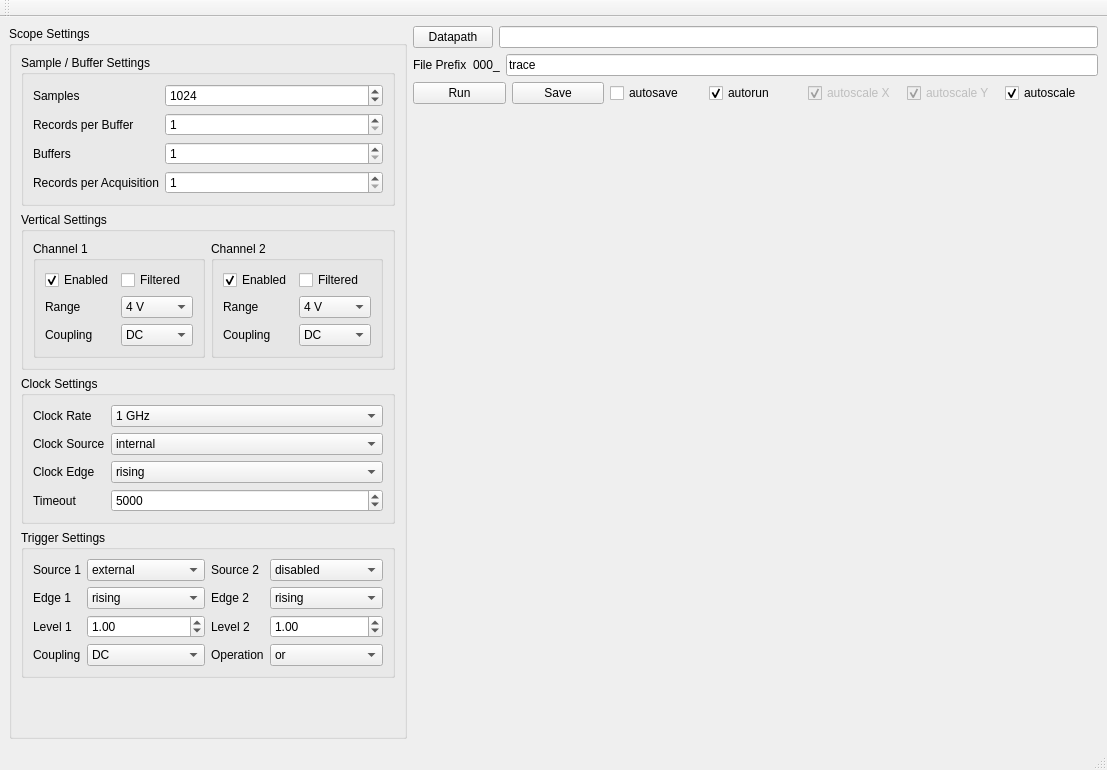
<?xml version="1.0" encoding="UTF-8"?>
<ui version="4.0">
 <class>ScopeWindow</class>
 <widget class="QMainWindow" name="ScopeWindow">
  <property name="geometry">
   <rect>
    <x>0</x>
    <y>0</y>
    <width>1107</width>
    <height>770</height>
   </rect>
  </property>
  <property name="windowTitle">
   <string>DScope</string>
  </property>
  <widget class="QWidget" name="centralwidget">
   <layout class="QHBoxLayout" name="horizontalLayout_5">
    <item>
     <widget class="QGroupBox" name="ScopeSettings">
      <property name="title">
       <string>Scope Settings</string>
      </property>
      <layout class="QVBoxLayout" name="verticalLayout_5">
       <item>
        <widget class="QGroupBox" name="SampleSettings">
         <property name="sizePolicy">
          <sizepolicy hsizetype="Preferred" vsizetype="Preferred">
           <horstretch>0</horstretch>
           <verstretch>0</verstretch>
          </sizepolicy>
         </property>
         <property name="title">
          <string>Sample / Buffer Settings</string>
         </property>
         <layout class="QGridLayout" name="gridLayout">
          <item row="0" column="0">
           <layout class="QFormLayout" name="formLayout">
            <property name="fieldGrowthPolicy">
             <enum>QFormLayout::AllNonFixedFieldsGrow</enum>
            </property>
            <item row="0" column="0">
             <widget class="QLabel" name="label">
              <property name="text">
               <string>Samples</string>
              </property>
             </widget>
            </item>
            <item row="0" column="1">
             <widget class="QSpinBox" name="param_samplesPerRecord">
              <property name="minimum">
               <number>32</number>
              </property>
              <property name="maximum">
               <number>999999999</number>
              </property>
              <property name="singleStep">
               <number>64</number>
              </property>
              <property name="value">
               <number>1024</number>
              </property>
             </widget>
            </item>
            <item row="1" column="0">
             <widget class="QLabel" name="label_2">
              <property name="text">
               <string>Records per Buffer</string>
              </property>
             </widget>
            </item>
            <item row="1" column="1">
             <widget class="QSpinBox" name="param_recordsPerBuffer">
              <property name="minimum">
               <number>1</number>
              </property>
              <property name="maximum">
               <number>999999999</number>
              </property>
             </widget>
            </item>
            <item row="2" column="0">
             <widget class="QLabel" name="label_3">
              <property name="text">
               <string>Buffers</string>
              </property>
             </widget>
            </item>
            <item row="2" column="1">
             <widget class="QSpinBox" name="param_bufferCount">
              <property name="minimum">
               <number>1</number>
              </property>
              <property name="maximum">
               <number>999999999</number>
              </property>
             </widget>
            </item>
            <item row="3" column="0">
             <widget class="QLabel" name="label_21">
              <property name="text">
               <string>Records per Acquisition</string>
              </property>
             </widget>
            </item>
            <item row="3" column="1">
             <widget class="QSpinBox" name="param_recordsPerAquisition">
              <property name="minimum">
               <number>1</number>
              </property>
              <property name="maximum">
               <number>999999999</number>
              </property>
              <property name="value">
               <number>1</number>
              </property>
             </widget>
            </item>
           </layout>
          </item>
         </layout>
        </widget>
       </item>
       <item>
        <widget class="QGroupBox" name="VerticalSettings">
         <property name="sizePolicy">
          <sizepolicy hsizetype="Preferred" vsizetype="Preferred">
           <horstretch>0</horstretch>
           <verstretch>0</verstretch>
          </sizepolicy>
         </property>
         <property name="title">
          <string>Vertical Settings</string>
         </property>
         <layout class="QHBoxLayout" name="horizontalLayout_2">
          <item>
           <widget class="QGroupBox" name="Ch1Vertical">
            <property name="title">
             <string>Channel 1</string>
            </property>
            <layout class="QVBoxLayout" name="verticalLayout_3">
             <item>
              <layout class="QFormLayout" name="formLayout_5">
               <property name="fieldGrowthPolicy">
                <enum>QFormLayout::AllNonFixedFieldsGrow</enum>
               </property>
               <item row="0" column="0">
                <widget class="QCheckBox" name="param_ch1_enabled">
                 <property name="text">
                  <string>Enabled</string>
                 </property>
                 <property name="checked">
                  <bool>true</bool>
                 </property>
                </widget>
               </item>
               <item row="0" column="1">
                <widget class="QCheckBox" name="param_ch1_filter">
                 <property name="text">
                  <string>Filtered</string>
                 </property>
                </widget>
               </item>
               <item row="1" column="0">
                <widget class="QLabel" name="label_16">
                 <property name="text">
                  <string>Range</string>
                 </property>
                </widget>
               </item>
               <item row="1" column="1">
                <widget class="QComboBox" name="param_ch1_range">
                 <item>
                  <property name="text">
                   <string>4 V</string>
                  </property>
                 </item>
                 <item>
                  <property name="text">
                   <string>2 V</string>
                  </property>
                 </item>
                 <item>
                  <property name="text">
                   <string>1 V</string>
                  </property>
                 </item>
                 <item>
                  <property name="text">
                   <string>400 mV</string>
                  </property>
                 </item>
                 <item>
                  <property name="text">
                   <string>200 mV</string>
                  </property>
                 </item>
                 <item>
                  <property name="text">
                   <string>100 mV</string>
                  </property>
                 </item>
                 <item>
                  <property name="text">
                   <string>40 mV</string>
                  </property>
                 </item>
                </widget>
               </item>
               <item row="2" column="0">
                <widget class="QLabel" name="label_17">
                 <property name="text">
                  <string>Coupling</string>
                 </property>
                </widget>
               </item>
               <item row="2" column="1">
                <widget class="QComboBox" name="param_ch1_coupling">
                 <item>
                  <property name="text">
                   <string>DC</string>
                  </property>
                 </item>
                 <item>
                  <property name="text">
                   <string>AC</string>
                  </property>
                 </item>
                </widget>
               </item>
              </layout>
             </item>
            </layout>
           </widget>
          </item>
          <item>
           <widget class="QGroupBox" name="Ch2Vertical">
            <property name="title">
             <string>Channel 2</string>
            </property>
            <layout class="QVBoxLayout" name="verticalLayout_4">
             <item>
              <layout class="QFormLayout" name="formLayout_6">
               <property name="fieldGrowthPolicy">
                <enum>QFormLayout::AllNonFixedFieldsGrow</enum>
               </property>
               <item row="0" column="0">
                <widget class="QCheckBox" name="param_ch2_enabled">
                 <property name="text">
                  <string>Enabled</string>
                 </property>
                 <property name="checked">
                  <bool>true</bool>
                 </property>
                </widget>
               </item>
               <item row="0" column="1">
                <widget class="QCheckBox" name="param_ch2_filter">
                 <property name="text">
                  <string>Filtered</string>
                 </property>
                </widget>
               </item>
               <item row="1" column="0">
                <widget class="QLabel" name="label_18">
                 <property name="text">
                  <string>Range</string>
                 </property>
                </widget>
               </item>
               <item row="1" column="1">
                <widget class="QComboBox" name="param_ch2_range">
                 <item>
                  <property name="text">
                   <string>4 V</string>
                  </property>
                 </item>
                 <item>
                  <property name="text">
                   <string>2 V</string>
                  </property>
                 </item>
                 <item>
                  <property name="text">
                   <string>1 V</string>
                  </property>
                 </item>
                 <item>
                  <property name="text">
                   <string>400 mV</string>
                  </property>
                 </item>
                 <item>
                  <property name="text">
                   <string>200 mV</string>
                  </property>
                 </item>
                 <item>
                  <property name="text">
                   <string>100 mV</string>
                  </property>
                 </item>
                 <item>
                  <property name="text">
                   <string>40 mV</string>
                  </property>
                 </item>
                </widget>
               </item>
               <item row="2" column="0">
                <widget class="QLabel" name="label_19">
                 <property name="text">
                  <string>Coupling</string>
                 </property>
                </widget>
               </item>
               <item row="2" column="1">
                <widget class="QComboBox" name="param_ch2_coupling">
                 <item>
                  <property name="text">
                   <string>DC</string>
                  </property>
                 </item>
                 <item>
                  <property name="text">
                   <string>AC</string>
                  </property>
                 </item>
                </widget>
               </item>
              </layout>
             </item>
            </layout>
           </widget>
          </item>
         </layout>
        </widget>
       </item>
       <item>
        <widget class="QGroupBox" name="ClockSettings">
         <property name="sizePolicy">
          <sizepolicy hsizetype="Preferred" vsizetype="Preferred">
           <horstretch>0</horstretch>
           <verstretch>0</verstretch>
          </sizepolicy>
         </property>
         <property name="title">
          <string>Clock Settings</string>
         </property>
         <layout class="QVBoxLayout" name="verticalLayout">
          <item>
           <layout class="QFormLayout" name="formLayout_2">
            <property name="fieldGrowthPolicy">
             <enum>QFormLayout::AllNonFixedFieldsGrow</enum>
            </property>
            <item row="0" column="0">
             <widget class="QLabel" name="label_6">
              <property name="text">
               <string>Clock Rate</string>
              </property>
             </widget>
            </item>
            <item row="0" column="1">
             <widget class="QComboBox" name="param_sample_rate">
              <item>
               <property name="text">
                <string>1 GHz</string>
               </property>
              </item>
              <item>
               <property name="text">
                <string>500 MHz</string>
               </property>
              </item>
              <item>
               <property name="text">
                <string>250 MHz</string>
               </property>
              </item>
              <item>
               <property name="text">
                <string>100 MHz</string>
               </property>
              </item>
              <item>
               <property name="text">
                <string>50 MHz</string>
               </property>
              </item>
              <item>
               <property name="text">
                <string>20 MHz</string>
               </property>
              </item>
              <item>
               <property name="text">
                <string>10 MHz</string>
               </property>
              </item>
              <item>
               <property name="text">
                <string>5 MHz</string>
               </property>
              </item>
              <item>
               <property name="text">
                <string>2 MHz</string>
               </property>
              </item>
              <item>
               <property name="text">
                <string>1 MHz</string>
               </property>
              </item>
              <item>
               <property name="text">
                <string>20 kHz</string>
               </property>
              </item>
              <item>
               <property name="text">
                <string>10 kHz</string>
               </property>
              </item>
              <item>
               <property name="text">
                <string>5 kHz</string>
               </property>
              </item>
              <item>
               <property name="text">
                <string>2 kHz</string>
               </property>
              </item>
              <item>
               <property name="text">
                <string>1 kHz</string>
               </property>
              </item>
             </widget>
            </item>
            <item row="1" column="0">
             <widget class="QLabel" name="label_4">
              <property name="text">
               <string>Clock Source</string>
              </property>
             </widget>
            </item>
            <item row="1" column="1">
             <widget class="QComboBox" name="param_clock_source">
              <item>
               <property name="text">
                <string>internal</string>
               </property>
              </item>
              <item>
               <property name="text">
                <string>reference</string>
               </property>
              </item>
              <item>
               <property name="text">
                <string>60 MHz</string>
               </property>
              </item>
              <item>
               <property name="text">
                <string>1 GHz</string>
               </property>
              </item>
             </widget>
            </item>
            <item row="2" column="0">
             <widget class="QLabel" name="label_5">
              <property name="text">
               <string>Clock Edge</string>
              </property>
             </widget>
            </item>
            <item row="2" column="1">
             <widget class="QComboBox" name="param_clock_edge">
              <item>
               <property name="text">
                <string>rising</string>
               </property>
              </item>
              <item>
               <property name="text">
                <string>falling</string>
               </property>
              </item>
             </widget>
            </item>
            <item row="3" column="0">
             <widget class="QLabel" name="label_10">
              <property name="text">
               <string>Timeout</string>
              </property>
             </widget>
            </item>
            <item row="3" column="1">
             <widget class="QSpinBox" name="param_timeout">
              <property name="maximum">
               <number>1000000000</number>
              </property>
              <property name="value">
               <number>5000</number>
              </property>
             </widget>
            </item>
           </layout>
          </item>
         </layout>
        </widget>
       </item>
       <item>
        <widget class="QGroupBox" name="TriggerSettings">
         <property name="sizePolicy">
          <sizepolicy hsizetype="Preferred" vsizetype="Preferred">
           <horstretch>0</horstretch>
           <verstretch>0</verstretch>
          </sizepolicy>
         </property>
         <property name="title">
          <string>Trigger Settings</string>
         </property>
         <layout class="QVBoxLayout" name="verticalLayout_6">
          <item>
           <layout class="QHBoxLayout" name="horizontalLayout">
            <item>
             <layout class="QFormLayout" name="formLayout_3">
              <property name="fieldGrowthPolicy">
               <enum>QFormLayout::AllNonFixedFieldsGrow</enum>
              </property>
              <item row="0" column="0">
               <widget class="QLabel" name="label_7">
                <property name="text">
                 <string>Source 1</string>
                </property>
               </widget>
              </item>
              <item row="0" column="1">
               <widget class="QComboBox" name="param_trigger_source1">
                <property name="currentIndex">
                 <number>2</number>
                </property>
                <item>
                 <property name="text">
                  <string>CH_A</string>
                 </property>
                </item>
                <item>
                 <property name="text">
                  <string>CH_B</string>
                 </property>
                </item>
                <item>
                 <property name="text">
                  <string>external</string>
                 </property>
                </item>
                <item>
                 <property name="text">
                  <string>disabled</string>
                 </property>
                </item>
               </widget>
              </item>
              <item row="1" column="1">
               <widget class="QComboBox" name="param_trigger_edge1">
                <item>
                 <property name="text">
                  <string>rising</string>
                 </property>
                </item>
                <item>
                 <property name="text">
                  <string>falling</string>
                 </property>
                </item>
               </widget>
              </item>
              <item row="2" column="0">
               <widget class="QLabel" name="label_9">
                <property name="text">
                 <string>Level 1</string>
                </property>
               </widget>
              </item>
              <item row="2" column="1">
               <widget class="QDoubleSpinBox" name="param_trigger_level1">
                <property name="value">
                 <double>1.000000000000000</double>
                </property>
               </widget>
              </item>
              <item row="3" column="0">
               <widget class="QLabel" name="label_11">
                <property name="text">
                 <string>Coupling</string>
                </property>
               </widget>
              </item>
              <item row="3" column="1">
               <widget class="QComboBox" name="param_trigger_coupling">
                <item>
                 <property name="text">
                  <string>DC</string>
                 </property>
                </item>
                <item>
                 <property name="text">
                  <string>AC</string>
                 </property>
                </item>
               </widget>
              </item>
              <item row="1" column="0">
               <widget class="QLabel" name="label_8">
                <property name="text">
                 <string>Edge 1</string>
                </property>
               </widget>
              </item>
             </layout>
            </item>
            <item>
             <layout class="QFormLayout" name="formLayout_4">
              <property name="fieldGrowthPolicy">
               <enum>QFormLayout::AllNonFixedFieldsGrow</enum>
              </property>
              <item row="0" column="0">
               <widget class="QLabel" name="label_12">
                <property name="text">
                 <string>Source 2</string>
                </property>
               </widget>
              </item>
              <item row="0" column="1">
               <widget class="QComboBox" name="param_trigger_source2">
                <property name="currentIndex">
                 <number>3</number>
                </property>
                <item>
                 <property name="text">
                  <string>CH_A</string>
                 </property>
                </item>
                <item>
                 <property name="text">
                  <string>CH_B</string>
                 </property>
                </item>
                <item>
                 <property name="text">
                  <string>external</string>
                 </property>
                </item>
                <item>
                 <property name="text">
                  <string>disabled</string>
                 </property>
                </item>
               </widget>
              </item>
              <item row="1" column="1">
               <widget class="QComboBox" name="param_trigger_edge2">
                <item>
                 <property name="text">
                  <string>rising</string>
                 </property>
                </item>
                <item>
                 <property name="text">
                  <string>falling</string>
                 </property>
                </item>
               </widget>
              </item>
              <item row="2" column="0">
               <widget class="QLabel" name="label_13">
                <property name="text">
                 <string>Level 2</string>
                </property>
               </widget>
              </item>
              <item row="2" column="1">
               <widget class="QDoubleSpinBox" name="param_trigger_level2">
                <property name="value">
                 <double>1.000000000000000</double>
                </property>
               </widget>
              </item>
              <item row="3" column="0">
               <widget class="QLabel" name="label_14">
                <property name="text">
                 <string>Operation</string>
                </property>
               </widget>
              </item>
              <item row="1" column="0">
               <widget class="QLabel" name="label_15">
                <property name="text">
                 <string>Edge 2</string>
                </property>
               </widget>
              </item>
              <item row="3" column="1">
               <widget class="QComboBox" name="param_trigger_operation">
                <item>
                 <property name="text">
                  <string>or</string>
                 </property>
                </item>
                <item>
                 <property name="text">
                  <string>and</string>
                 </property>
                </item>
                <item>
                 <property name="text">
                  <string>xor</string>
                 </property>
                </item>
                <item>
                 <property name="text">
                  <string>and not</string>
                 </property>
                </item>
               </widget>
              </item>
             </layout>
            </item>
           </layout>
          </item>
         </layout>
        </widget>
       </item>
       <item>
        <spacer name="verticalSpacer">
         <property name="orientation">
          <enum>Qt::Vertical</enum>
         </property>
         <property name="sizeHint" stdset="0">
          <size>
           <width>20</width>
           <height>40</height>
          </size>
         </property>
        </spacer>
       </item>
      </layout>
     </widget>
    </item>
    <item>
     <layout class="QVBoxLayout" name="verticalLayout_2">
      <item>
       <layout class="QHBoxLayout" name="horizontalLayout_3">
        <item>
         <widget class="QPushButton" name="datapathButton">
          <property name="text">
           <string>Datapath</string>
          </property>
         </widget>
        </item>
        <item>
         <widget class="QLineEdit" name="param_datapath"/>
        </item>
       </layout>
      </item>
      <item>
       <layout class="QHBoxLayout" name="horizontalLayout_6">
        <item>
         <widget class="QLabel" name="label_20">
          <property name="text">
           <string>File Prefix</string>
          </property>
         </widget>
        </item>
        <item>
         <widget class="QLabel" name="filenumberLabel">
          <property name="text">
           <string>000_</string>
          </property>
         </widget>
        </item>
        <item>
         <widget class="QLineEdit" name="param_prefix">
          <property name="text">
           <string>trace</string>
          </property>
         </widget>
        </item>
       </layout>
      </item>
      <item>
       <layout class="QHBoxLayout" name="horizontalLayout_4">
        <item>
         <widget class="QPushButton" name="runButton">
          <property name="text">
           <string>Run</string>
          </property>
         </widget>
        </item>
        <item>
         <widget class="QPushButton" name="saveButton">
          <property name="text">
           <string>Save</string>
          </property>
         </widget>
        </item>
        <item>
         <widget class="QCheckBox" name="autosaveCheckBox">
          <property name="text">
           <string>autosave</string>
          </property>
         </widget>
        </item>
        <item>
         <widget class="QCheckBox" name="param_autorun">
          <property name="text">
           <string>autorun</string>
          </property>
          <property name="checked">
           <bool>true</bool>
          </property>
         </widget>
        </item>
        <item>
         <widget class="QCheckBox" name="param_x_autoscale">
          <property name="enabled">
           <bool>false</bool>
          </property>
          <property name="text">
           <string>autoscale X</string>
          </property>
          <property name="checked">
           <bool>true</bool>
          </property>
         </widget>
        </item>
        <item>
         <widget class="QCheckBox" name="param_y_autoscale">
          <property name="enabled">
           <bool>false</bool>
          </property>
          <property name="text">
           <string>autoscale Y</string>
          </property>
          <property name="checked">
           <bool>true</bool>
          </property>
         </widget>
        </item>
        <item>
         <widget class="QCheckBox" name="param_autoscale">
          <property name="text">
           <string>autoscale</string>
          </property>
          <property name="checked">
           <bool>true</bool>
          </property>
         </widget>
        </item>
       </layout>
      </item>
      <item>
       <widget class="CurveWidget" name="curvewidget">
        <property name="orientation">
         <enum>Qt::Horizontal</enum>
        </property>
       </widget>
      </item>
     </layout>
    </item>
   </layout>
  </widget>
  <widget class="QMenuBar" name="menubar">
   <property name="geometry">
    <rect>
     <x>0</x>
     <y>0</y>
     <width>1107</width>
     <height>22</height>
    </rect>
   </property>
  </widget>
  <widget class="QStatusBar" name="statusbar"/>
  <widget class="QToolBar" name="toolBar">
   <property name="windowTitle">
    <string>toolBar</string>
   </property>
   <attribute name="toolBarArea">
    <enum>TopToolBarArea</enum>
   </attribute>
   <attribute name="toolBarBreak">
    <bool>false</bool>
   </attribute>
  </widget>
 </widget>
 <customwidgets>
  <customwidget>
   <class>CurveWidget</class>
   <extends>QSplitter</extends>
   <header>guiqwt.plot</header>
   <container>1</container>
  </customwidget>
 </customwidgets>
 <resources/>
 <connections/>
</ui>
